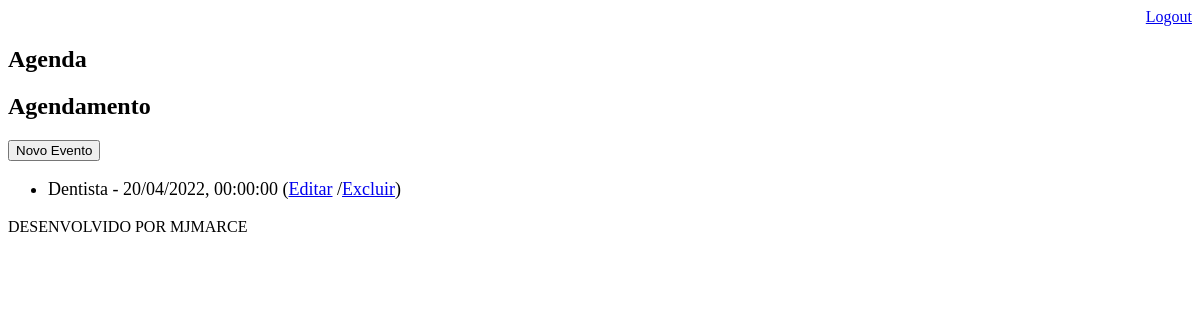
Page /agenda/ (signed in) on the earlier database version.
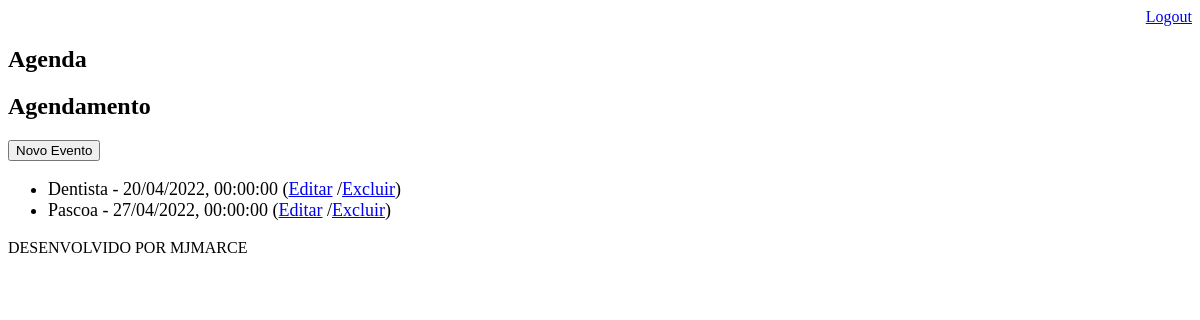
Same page on the later database version.
### core/models.py (models this page shows, shortened)
class Evento (models.Model):
    titulo = models.CharField(max_length=100)
    descricao = models.TextField(blank=True, null = True)
    data_evento = models.DateField(verbose_name='Data do evento')
    data_criacao = models.DateTimeField(auto_now = True)
    usuario = models.ForeignKey(User, on_delete=models.CASCADE)
    class Meta:
        db_table = 'evento'
    def get_data_evento(self):
        return self.data_evento.strftime("%d/%m/%Y, %H:%M:%S")

### core/views.py (the view)
# urls.py: path('agenda/',views.lista_eventos),
@login_required(login_url='/login/')
def lista_eventos(request):
    usuario = request.user
    evento = Evento.objects.filter(usuario=usuario)
    dados = {'eventos':evento}
    return render(request,'agenda.html', dados)

### template/agenda.html
{% extends "model-page.html" %}
{% block content %}
    <h2>Agendamento</h2>
    <a href="evento/">
        <button type="button">Novo Evento</button>
    </a>
    <ul style="font-size:18px">
        {% for evento in eventos %}
            <li> {{ evento.titulo }} - {{ evento.get_data_evento }}
                (<a href="evento/?id={{ evento.id }}">Editar</a>
                /<a href="evento/delete/{{ evento.id }}/">Excluir</a>)
            </li>
        {% endfor %}
    </ul>
{% endblock %}

Differences in the rows shown:
added Evento: titulo "Pascoa", get_data_evento "27/04/2022, 00:00:00"
